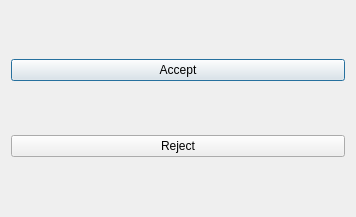
<?xml version="1.0" encoding="UTF-8"?>
<ui version="4.0">
 <class>CheckWeightingDialog</class>
 <widget class="QDialog" name="CheckWeightingDialog">
  <property name="geometry">
   <rect>
    <x>0</x>
    <y>0</y>
    <width>356</width>
    <height>217</height>
   </rect>
  </property>
  <property name="windowTitle">
   <string>Dialog</string>
  </property>
  <layout class="QVBoxLayout" name="verticalLayout">
   <item>
    <widget class="QPushButton" name="_pushAccept">
     <property name="text">
      <string>Accept</string>
     </property>
     <property name="default">
      <bool>false</bool>
     </property>
     <property name="flat">
      <bool>false</bool>
     </property>
    </widget>
   </item>
   <item>
    <widget class="QPushButton" name="_pushReject">
     <property name="text">
      <string>Reject</string>
     </property>
     <property name="default">
      <bool>false</bool>
     </property>
     <property name="flat">
      <bool>false</bool>
     </property>
    </widget>
   </item>
  </layout>
 </widget>
 <resources>
  <include location="../picture/resource.qrc"/>
 </resources>
 <connections/>
</ui>
